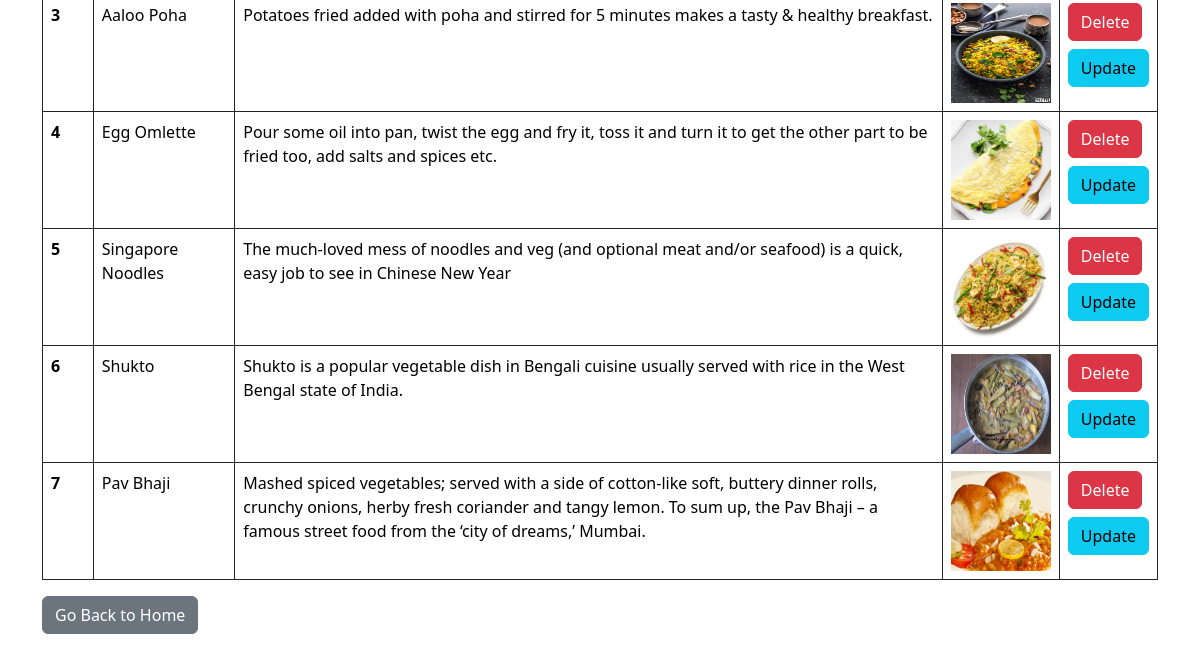
Page /recipes/ (lower part) on the earlier database version.
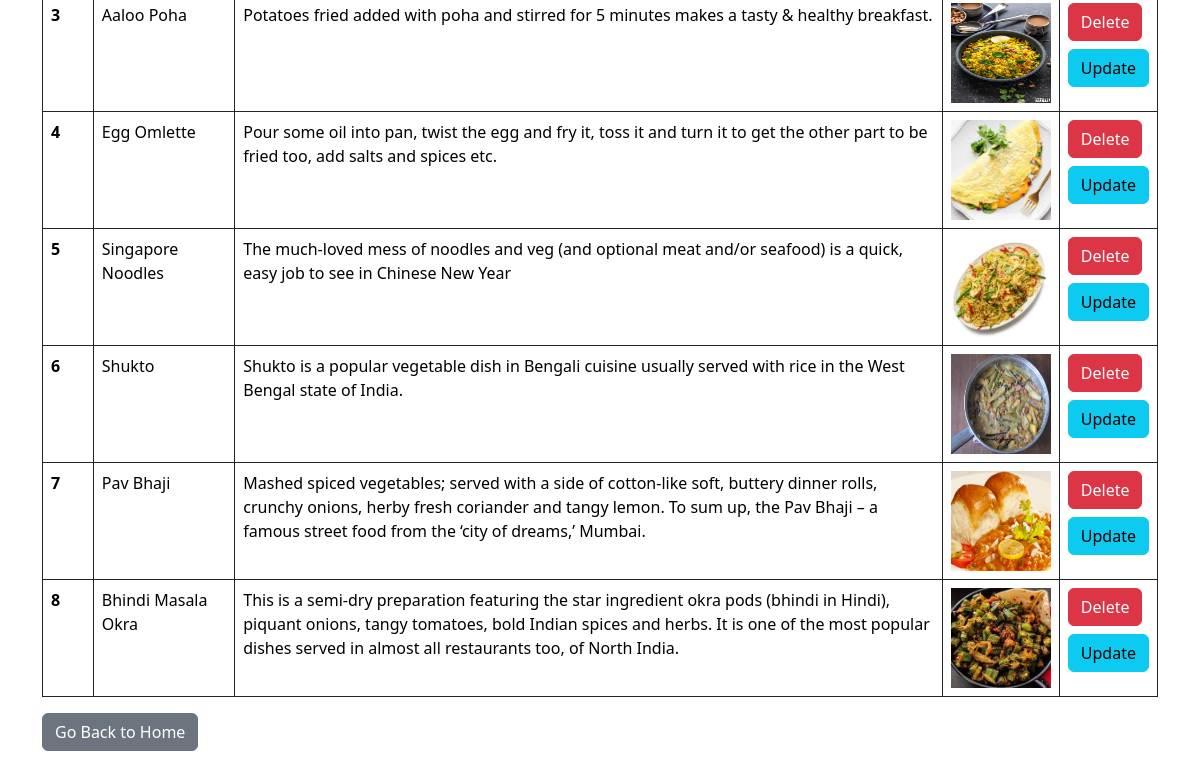
Same page on the later database version.
### vege/models.py (models this page shows)
class Recipe(models.Model):
    user = models.ForeignKey(User, on_delete = models.SET_NULL, null = True, blank = True)
    recipe_name = models.CharField(max_length=100)
    recipe_desc = models.TextField()
    recipe_image = models.ImageField(upload_to="recipe")

### vege/views.py (the view, shortened to what this page needs)
# urls.py: path('recipes/',recipes,name="recipes"),
def recipes(request):
    querySet = Recipe.objects.all()
    if request.GET.get('search'):
        querySet = querySet.filter(recipe_name__icontains = request.GET.get('search'))
    context = {'recipes' : querySet , 'page' : 'Recipes Home'}
    return render(request,"recipes.html",context)

### vege/templates/recipes.html (shortened to what this page needs)
{% extends "base.html" %}
{% block start %}
<div class="container mt-5">
      <br><hr>
      <table class="table table-bordered border-dark mt-3">
        <tbody>
          {% for recipe in recipes %}
          <tr>
            <th>{{forloop.counter}}</th>
            <td>{{recipe.recipe_name}}</td>
            <td>{{recipe.recipe_desc}}</td>
            <td>
              <img src="/media/{{recipe.recipe_image}}" style="height:100px; width:100px"></img>
            </td>
            <td>
              <a href="/delete-recipe/{{recipe.id}}/" class="btn btn-danger">Delete</a>
              <br>
              <a href="/update-recipe/{{recipe.id}}/" class="btn btn-info mt-2">Update</a>
            </td>
          </tr>
          {% endfor %}
        </tbody>
      </table>
      <a href="/" class="btn btn-secondary mb-5">Go Back to Home</a>
</div>
{% endblock %}

### home/templates/base.html (shortened to what this page needs)
<!DOCTYPE html>
<html lang="en">
<head>
    <link href="https://cdn.jsdelivr.net/npm/bootstrap@5.3.2/dist/css/bootstrap.min.css" rel="stylesheet">
</head>
<body>
    {% block start %}
    {% endblock %}
</body>
</html>

Differences in the rows shown:
added Recipe: recipe_name "Bhindi Masala Okra", recipe_desc "This is a semi-dry preparation featuring the star ingredient okra pods (bhindi in Hindi), piquant onions, tangy tomatoes, bold Indian spices and herbs. It is one of the most popular dishes served in almost all restaurants too, of North India.", recipe_image (picture)
